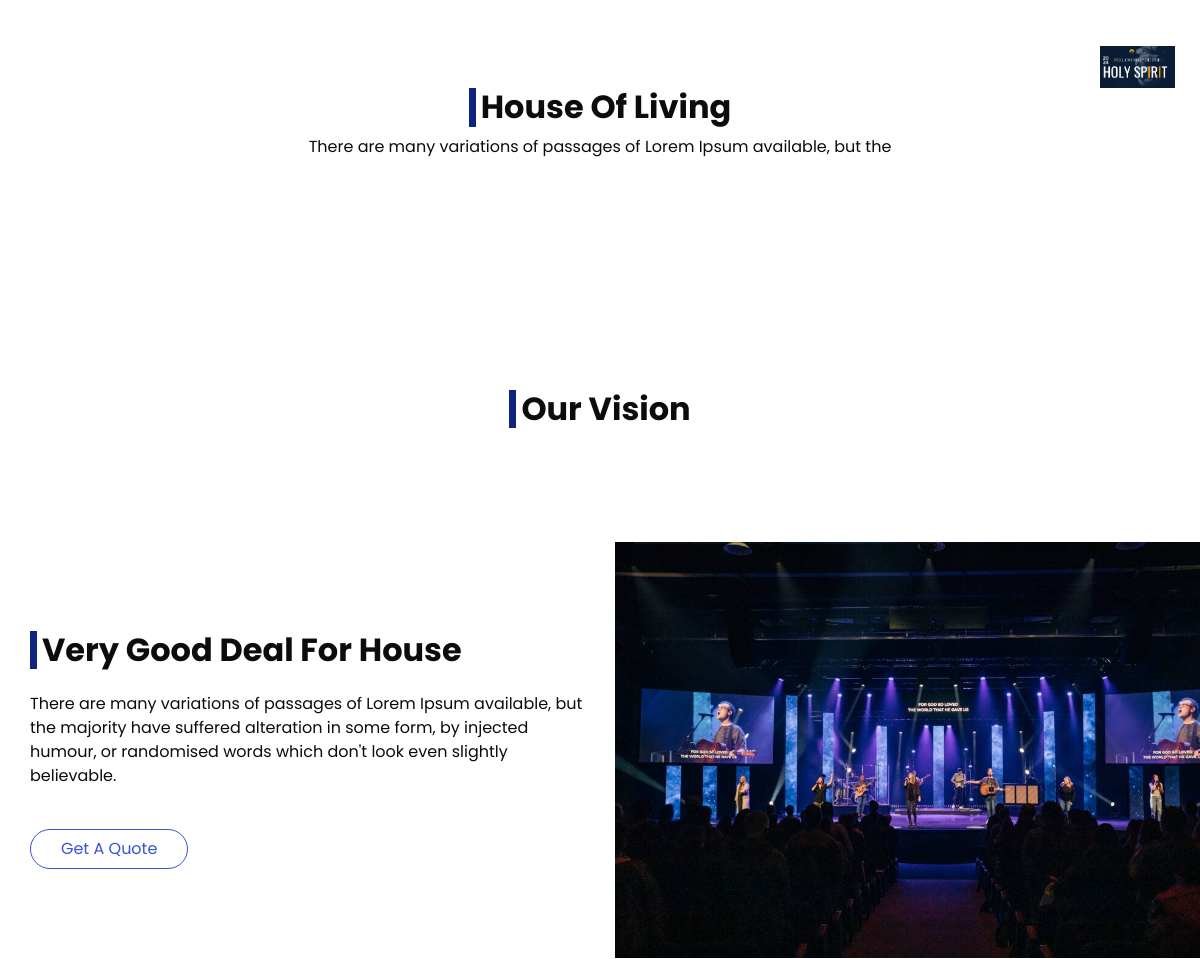
/ (middle part), run on an earlier commit of the app's database.
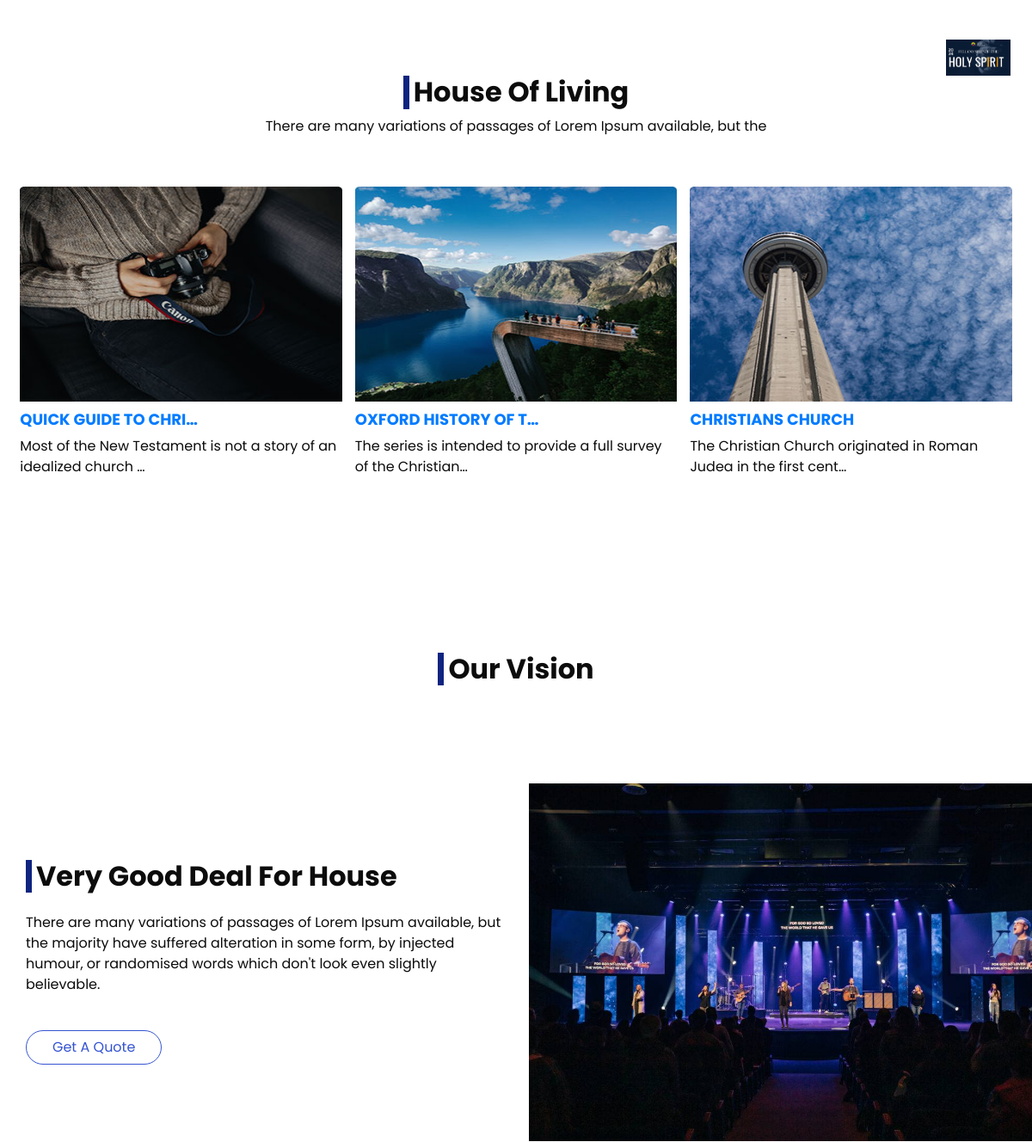
And on a later commit of the database.
### fountain/models.py (models this page shows, shortened)
class ChurchActivityModel (models.Model):
    title = models.CharField(max_length=250)
    content = models.TextField()
    img = models.ImageField(upload_to='images/')
    publish_date = models.DateTimeField(auto_now_add=True)
    slug = models.SlugField(max_length=250)
    author = models.ForeignKey(User, on_delete=models.CASCADE)
    class Meta:
        ordering =['-publish_date']

### fountain/views.py (the view)
# urls.py: path('', HomeView.as_view(), name="home"),
class HomeView(ListView):
    model = ChurchActivityModel
    template_name = 'fountain/home.html'
    def get_context_data(self, **kwargs):
        context = super().get_context_data(**kwargs)
        context['second_constructions'] = SecondChurchActivityModel.objects.all()
        return context

### templates/fountain/home.html (shortened to what this page needs)
{% extends "base.html" %}
{% load static %}
{% block content %}
  <section class="about_section layout_padding-bottom">
    <div class="square-box">
      <img src="{% static 'images/holy.jpg' %}" alt="">
    </div>
  </section>
  <section class="sale_section layout_padding-bottom">
    <div class="container-fluid">
      <div class="heading_container">
        <h2>
          House Of Living
        </h2>
        <p>
          There are many variations of passages of Lorem Ipsum available, but the
        </p>
      </div>
      <div class="sale_container">
        {% for post in object_list %}
        <div class="box">
          <div class="img-box">
            <a href="{% url 'detail' post.pk %}">
            {% if post.img %}
            <img src="{{ post.img.url }}"height="250px" alt="">
            {% endif %}
            </a>
          </div>
          <a href="{% url 'detail' post.pk %}">
          <div class="detail-box">
            <h6>{{ post.title|truncatechars:20}}</h6>
          </a>
            <p>{{ post.content|truncatechars:65 }}</p>
          </div>
        </div>
        {% endfor %}
    </div>
  </section>
  <section class="price_section layout_padding">
    <div class="container">
      <div class="heading_container">
        <h2>Our Vision </h2>
      </div>
    </section>
  <section class="deal_section layout_padding-bottom">
    <div class="container">
      <div class="row">
        <div class="col-md-6">
          <div class="detail-box">
            <div class="heading_container">
              <h2>
                Very Good Deal For House
              </h2>
            </div>
            <p>
              There are many variations of passages of Lorem Ipsum available, but the majority have suffered alteration
              in
              some form, by injected humour, or randomised words which don't look even slightly believable.
            </p>
            <a href="">
              Get A Quote
            </a>
          </div>
        </div>
        <div class="col-md-6">
          <div class="img-box">
            <div class="box b1">
              <img src="{% static 'images/hero-bg.jpg' %}" alt="">
            </div>
          </div>
        </div>
      </div>
    </div>
  </section>
{% endblock %}

What changed in the data, as far as the page shows it:
added ChurchActivityModel: img (picture), title "QUICK GUIDE TO CHRI…", content "Most of the New Testament is not a story of an idealized church …"
added ChurchActivityModel: img (picture), title "OXFORD HISTORY OF T…", content "The series is intended to provide a full survey of the Christian…"
added ChurchActivityModel: img (picture), title "CHRISTIANS CHURCH", content "The Christian Church originated in Roman Judea in the first cent…"
